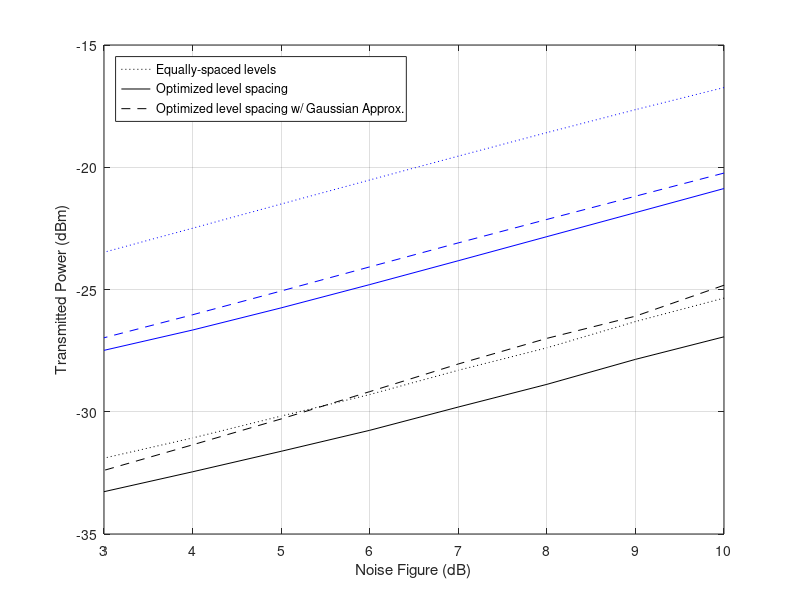

Source code (MATLAB): (Note: this script raises an error after producing the figure.)
%% Transmitted power necessary to achieve target BER = 1e-4
% SOA gain was optimize for every point
% No modulator, no fiber, and receivere filter matched to pulse shape
% Opt. filter BW/Ele filter BW = 4
% Bit rate = 100 GHz
% No RIN or shot noise
% thermal noise NEP = 20 pa/sqrt(Hz)
clear, clc, close all

addpath ../../f/

M = [2, 4];
FndB = 10:-1:3;

Ptx.uniform =[[-25.3512732864707,-26.3116344172544,-27.3861483911839,-28.3024955409606,-29.2954062998511,-30.1763469411764,-31.0720478916098,-31.8975170318889];
    [-16.7411209939212,-17.6447211231479,-18.5838073052381,-19.5442311603577,-20.5201860646692,-21.5037804418418,-22.4933574962827,-23.4765192989012]];
             
Ptx.nonuniform = [[-26.9349412724686,-27.8571232188149,-28.8797169899349,-29.8069337973133,-30.7591378197701,-31.6171641040208,-32.4554965876010,-33.2691133822184];
    [-20.8703971468276,-21.8565062094265,-22.8385511294927,-23.8231503229074,-24.7995318298993,-25.7514501452422,-26.6573770354024,-27.4881357065587]];

Ptx.nonuniform_gauss_approx = [[-24.8252400249940,-26.0910530549283,-26.9986021737613,-28.0463376902151,-29.1769538180169,-30.2940609939796,-31.3531144235331,-32.3978652995545];
    [-20.2375660799052,-21.1850867366061,-22.1346630988215,-23.0934033861980,-24.0745475890736,-25.0610906742350,-26.0333398500522,-26.9743292755961]];
    
% Plot  
Colors = {'k', 'b', 'r', 'g'};

figure, hold on, box on, grid on
for k = 1:size(Ptx.uniform, 1)
    plot(FndB, Ptx.uniform(k, :), ':', 'Color', Colors{k})
    plot(FndB, Ptx.nonuniform(k, :), '-', 'Color', Colors{k})
    plot(FndB, Ptx.nonuniform_gauss_approx(k, :), '--', 'Color', Colors{k})
end

legend('Equally-spaced levels', 'Optimized level spacing', 'Optimized level spacing w/ Gaussian Approx.', 'Location', 'NorthWest')
xlabel('Noise Figure (dB)')
ylabel('Transmitted Power (dBm)')

% convert gca to latex
% matlab2tikz files must be in current directory
matlab2tikz('Ptx_x_Fn.tikz')
